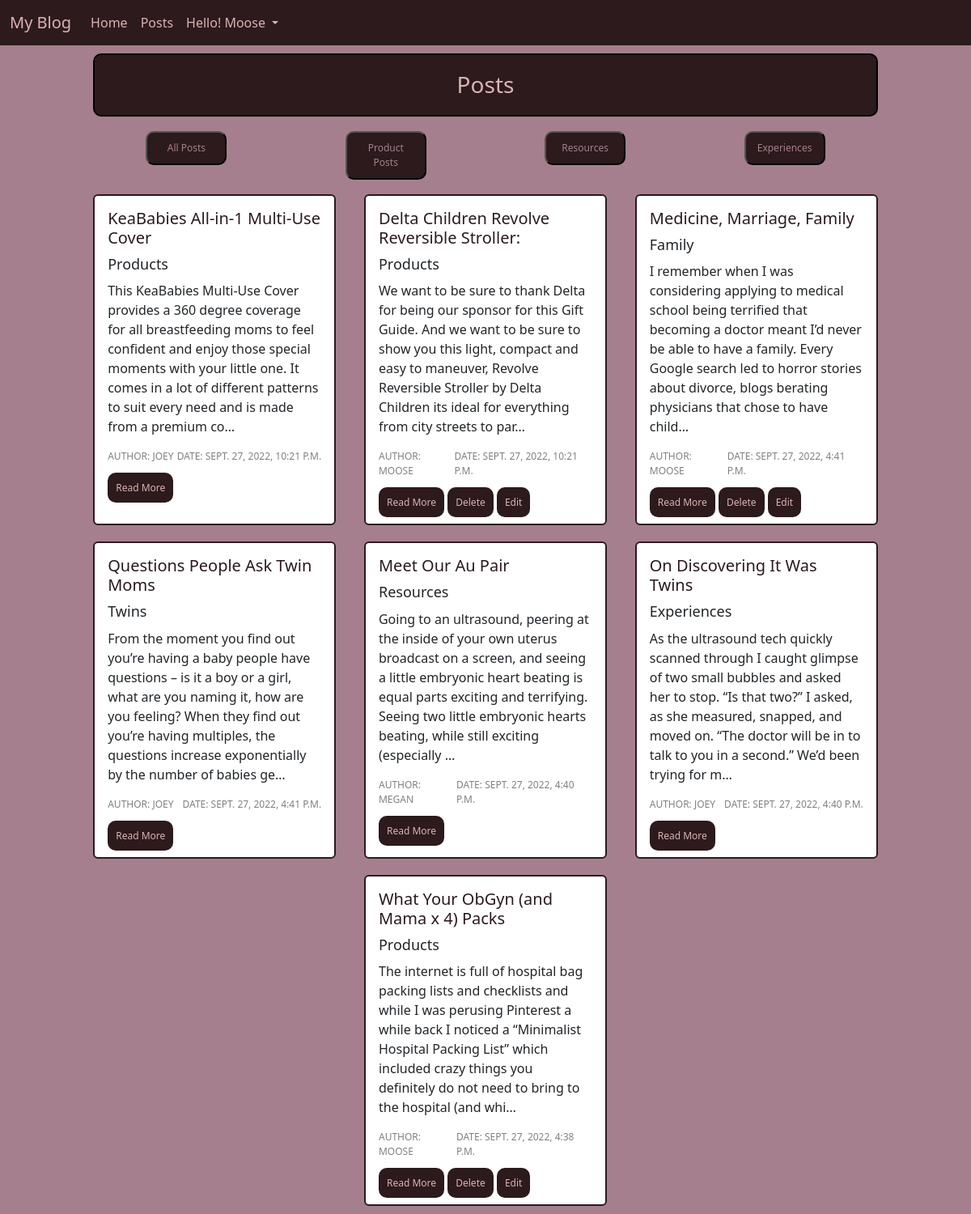
The page /posts/ (signed in) on the database its author committed.
### posts/models.py (models this page shows, shortened)
class Post(models.Model):
    title = models.CharField(max_length=45)
    body = models.TextField()
    category = models.CharField(max_length=45)
    created_on = models.DateTimeField(auto_now_add=True)
    author = models.ForeignKey(
        get_user_model(),
        on_delete=models.CASCADE
    )
    status = models.ForeignKey(
        Status,
        on_delete=models.CASCADE,
        blank=True,
        null=True
    )

### posts/views.py (the view)
# urls.py: path('', PostListView.as_view(), name='list'),
class PostListView(ListView):
    template_name = "posts/list.html"
    model = Post
    def get_context_data(self, **kwargs):
        context = super().get_context_data(**kwargs)
        pending_status = Status.objects.get(name="published")
        context['post_list'] = Post.objects.filter(status=pending_status).order_by('created_on').reverse()
        return context

### templates/posts/list.html (shortened to what this page needs)
{% extends 'base.html' %}
{% load static %}
{% block contents %}
    <h1>Posts</h1>
    <div class="d-flex justify-content-evenly">
        <div class="p-2"><button class="card-btns"><a href="{% url 'list' %}">All Posts</a></button></div>
        <div class="p-2"><button class="card-btns"><a href="{% url 'sale_list' %}">Product Posts</a></button></div>
        <div class="p-2"><button class="card-btns"><a href="{% url 'resource_list' %}">Resources</a></button></div>
        <div class="p-2"><button class="card-btns"><a href="{% url 'experience_list' %}">Experiences</a></button></div>
    </div>
    <div class="list-container">
        {% for post in post_list %}
            <div class="card">
                <div class="card-body">
                    <h5 class="card-title"><a href="{% url 'detail' post.id %}">{{ post.title }}</a></h5>
                    <h6 class="card-subtitle">{{ post.category }}</h6>
                    <p class="card-text">{{ post.body | truncatechars:250 }}</p>
                    <div class="author-div">
                        <p class="card-text">AUTHOR: {{ post.author }}</p>
                        <p class="card-text">DATE: {{ post.created_on }}</p>
                    </div>
                    <a href="{% url 'detail' post.id %}" class="card-btns">Read More</a>
                    {% if user == post.author %}
                    <a href="{% url 'delete' post.id %}" class="card-btns">Delete</a>
                    <a href="{% url 'edit' post.id %}" class="card-btns">Edit</a>
                    {% endif %}
                </div>
            </div>
        {% endfor %}
    </div>
{% endblock contents %}

### templates/base.html (shortened to what this page needs)
{% load static %}
<!DOCTYPE html>
<html lang="en">
<head>
  <link rel="stylesheet" href="https://cdn.jsdelivr.net/npm/bootstrap@5.2.1/dist/css/bootstrap.min.css" />
  <link rel="stylesheet" href="{% static 'css/base.css' %}" />
</head>
<body>
  <nav class="navbar navbar-expand-lg bg-light">
    <div class="container-fluid">
      <a class="navbar-brand" href="{% url 'home' %}">My Blog</a>
      <div class="collapse navbar-collapse" id="navbarNavAltMarkup">
        <div class="navbar-nav">
          <a class="nav-link active" aria-current="page" href="{% url 'home' %}">Home</a>
          <a class="nav-link" href="{% url 'list' %}">Posts</a>
          {% if user.is_authenticated %}
            <li class="nav-item dropdown d-flex justify-content-end">
              <a class="nav-link dropdown-toggle" href="#" role="button" data-bs-toggle="dropdown" aria-expanded="false">
                Hello! {{ user.first_name }}
              </a>
            </li>
        </div>
          {% else %}
          <a class="nav-link" href="{% url 'login' %}">Login</a>
          <a class="nav-link" href="{% url 'signup' %}">Sign Up</a>
          {% endif %}
        </div>
      </div>
  </nav>
  <div class="container">{% block contents %} {% endblock contents %}</div>
</body>
</html>

### static/css/base.css (style rules this page uses)
h1 { text-align: center; background-color: #2C1A1D; color: #DBB3B1; font-size: 28px; margin: 10px auto; padding: 20px; width: 87%; border: 2px solid black; border-radius: 10px; }
.card { width: 300px; margin: 10px auto; text-align: left; border: 2px solid #2C1A1D; }
.list-container { display: flex; flex-direction: row; flex-wrap: wrap; justify-content: space-evenly; width: 90%; text-align: center; margin: 0 auto; }
.navbar { background-color: #2C1A1D !important; color: #DBB3B1 !important; }
.nav-link, .navbar-brand, .nav-link.active { color: #DBB3B1 !important; }
body { background-color: #A67F8E; }
.card-title a { color: #2C1A1D; text-decoration: none; }
.card-btns { width: 100px; text-decoration: none; text-align: center; padding: 10px; background-color: #2C1A1D; color: #DBB3B1; font-size: 12px; border-radius: 10px; }
.card a { width: 100px; }
.author-div { display: flex; flex-direction: row; font-size: 12px; color: gray; justify-content: space-between; text-transform: uppercase; }
.card-subtitle { font-size: 18px; margin: 10px auto; }
.filter-btns a, .d-flex a { text-decoration: none; color: #A67F8E; }

### rows shown on the page
Post: title "KeaBabies All-in-1 Multi-Use Cover", category "Products", body "This KeaBabies Multi-Use Cover provides a 360 degree coverage for all breastfeeding moms to feel confident and enjoy those special moments with your little one. It comes in a lot of different patterns to suit every need and is made from a premium co…", author "JOEY", created_on "SEPT. 27, 2022, 10:21 P.M."
Post: title "Delta Children Revolve Reversible Stroller:", category "Products", body "We want to be sure to thank Delta for being our sponsor for this Gift Guide. And we want to be sure to show you this light, compact and easy to maneuver, Revolve Reversible Stroller by Delta Children its ideal for everything from city streets to par…", author "MOOSE", created_on "SEPT. 27, 2022, 10:21 P.M.", shows "Delete"
Post: title "Medicine, Marriage, Family", category "Family", body "I remember when I was considering applying to medical school being terrified that becoming a doctor meant I’d never be able to have a family. Every Google search led to horror stories about divorce, blogs berating physicians that chose to have child…", author "MOOSE", created_on "SEPT. 27, 2022, 4:41 P.M.", shows "Delete"
Post: title "Questions People Ask Twin Moms", category "Twins", body "From the moment you find out you’re having a baby people have questions – is it a boy or a girl, what are you naming it, how are you feeling? When they find out you’re having multiples, the questions increase exponentially by the number of babies ge…", author "JOEY", created_on "SEPT. 27, 2022, 4:41 P.M."
Post: title "Meet Our Au Pair", category "Resources", body "Going to an ultrasound, peering at the inside of your own uterus broadcast on a screen, and seeing a little embryonic heart beating is equal parts exciting and terrifying. Seeing two little embryonic hearts beating, while still exciting (especially …", author "MEGAN", created_on "SEPT. 27, 2022, 4:40 P.M."
Post: title "On Discovering It Was Twins", category "Experiences", body "As the ultrasound tech quickly scanned through I caught glimpse of two small bubbles and asked her to stop. “Is that two?” I asked, as she measured, snapped, and moved on. “The doctor will be in to talk to you in a second.” We’d been trying for m…", author "JOEY", created_on "SEPT. 27, 2022, 4:40 P.M."
Post: title "What Your ObGyn (and Mama x 4) Packs", category "Products", body "The internet is full of hospital bag packing lists and checklists and while I was perusing Pinterest a while back I noticed a “Minimalist Hospital Packing List” which included crazy things you definitely do not need to bring to the hospital (and whi…", author "MOOSE", created_on "SEPT. 27, 2022, 4:38 P.M.", shows "Delete"

### other values the page prints
{{ user.first_name }} "Moose"
